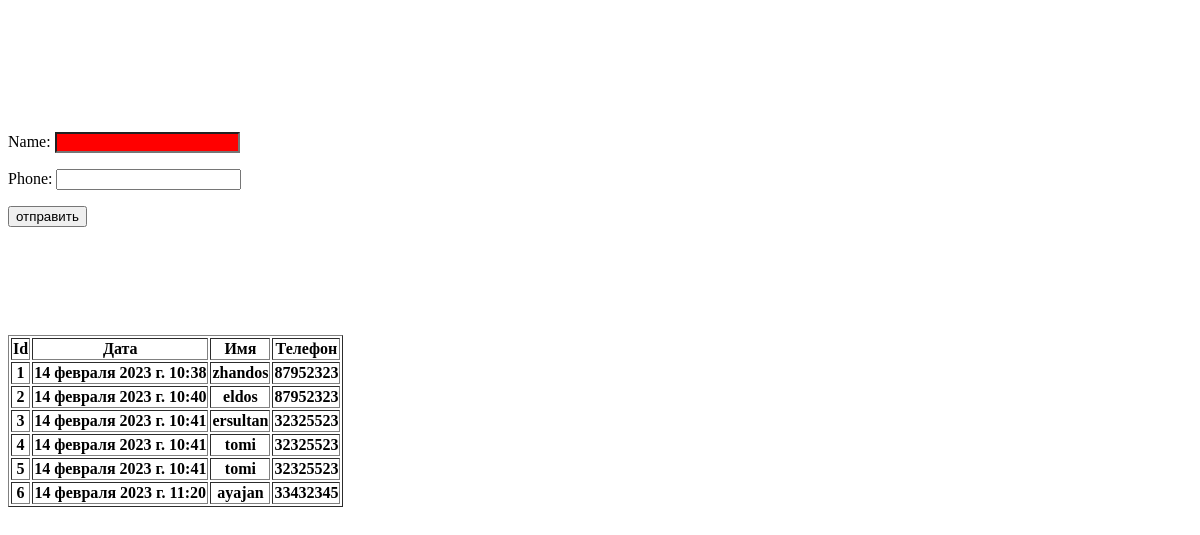
The app's page /, older data.
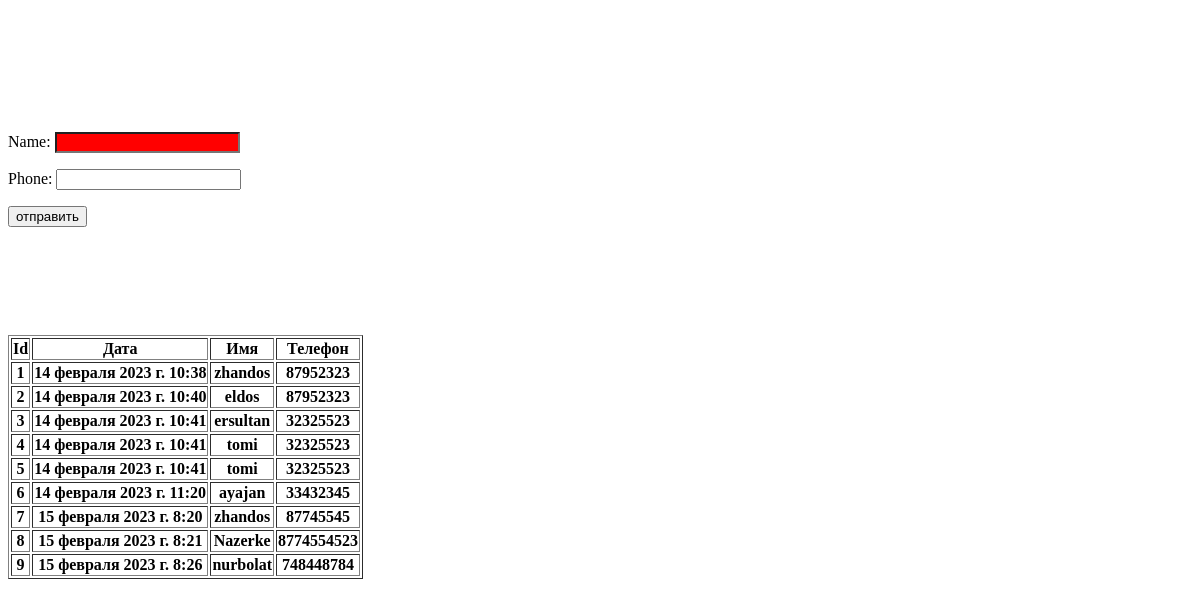
The same page, newer data.
### crm/models.py (models this page shows, shortened)
class Order(models.Model):
    order_dt = models.DateTimeField(auto_now=True)
    order_name = models.CharField(max_length=258, verbose_name='Имя')
    order_phone = models.CharField(max_length=258, verbose_name='Телефон')
    class Meta:
        verbose_name = 'Заказ'
        verbose_name_plural = 'Заказы'

### crm/views.py (the view)
# urls.py: path('', first_page, name='index'),
def first_page(request):
    object_list = Order.objects.all()
    form = OrderForm()
    context = {
        'object_list': object_list,
        'form': form
    }
    return render(request, 'index.html', context)

### crm/forms.py
class OrderForm(forms.Form):
    name = forms.CharField(max_length=258, required=False, widget=forms.TextInput(attrs={'class': 'css_input'}))
    phone = forms.CharField(max_length=258)

### templates/index.html (shortened to what this page needs)
<!DOCTYPE html>
<html lang="en">
<head>
</head>
<body>
<br>
<br>
<br>
<br>
<br>
<br>
<form action="{% url 'thanks' %}" method="POST">
    {{ form.as_p }}
    <button type="submit">отправить</button>
</form>
<br>
<br>
<br>
<br>
<br>
<br>
{% if object_list %}
    <table border="1">
        <tr>
            <th>Id</th>
            <th>Дата</th>
            <th>Имя</th>
            <th>Телефон</th>
        </tr>
        {% for object in object_list %}
        <tr>
            <th>{{object.id}}</th>
            <th>{{object.order_dt}}</th>
            <th>{{object.order_name}}</th>
            <th>{{object.order_phone}}</th>
        </tr>
        {% endfor %}
    </table>
{% else %}
Нет данных
{% endif %}
</body>
</html>

Row changes from the older to the newer data that the page shows:
added Order: id "7", order_dt "15 февраля 2023 г. 8:20", order_name "zhandos", order_phone "87745545"
added Order: id "8", order_dt "15 февраля 2023 г. 8:21", order_name "Nazerke", order_phone "8774554523"
added Order: id "9", order_dt "15 февраля 2023 г. 8:26", order_name "nurbolat", order_phone "748448784"
